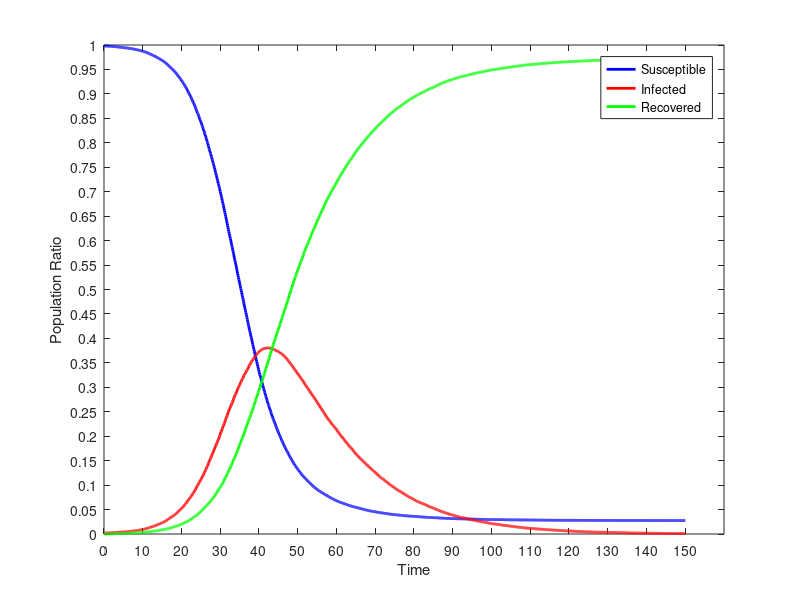

Write MATLAB code to recreate this figure.
dynamics = [
0.00,4990.000,10.000,0.000;
0.10,4990.000,10.000,0.000;
0.20,4990.000,9.900,0.100;
0.30,4990.000,9.800,0.200;
0.40,4989.700,10.100,0.200;
0.50,4989.500,10.200,0.300;
0.60,4989.300,10.200,0.500;
0.70,4988.700,10.800,0.500;
0.80,4988.600,10.800,0.600;
0.90,4988.100,11.200,0.700;
1.00,4987.800,11.500,0.700;
1.10,4987.600,11.600,0.800;
1.20,4987.300,11.900,0.800;
1.30,4987.100,12.100,0.800;
1.40,4987.000,12.000,1.000;
1.50,4987.000,11.900,1.100;
1.60,4986.600,12.100,1.300;
1.70,4986.300,12.400,1.300;
1.80,4986.100,12.500,1.400;
1.90,4985.700,12.800,1.500;
2.00,4985.500,12.800,1.700;
2.10,4985.200,12.900,1.900;
2.20,4985.100,12.800,2.100;
2.30,4984.800,13.100,2.100;
2.40,4984.400,13.400,2.200;
2.50,4984.200,13.500,2.300;
2.60,4983.800,13.800,2.400;
2.70,4983.200,14.400,2.400;
2.80,4983.000,14.400,2.600;
2.90,4982.800,14.500,2.700;
3.00,4982.400,14.800,2.800;
3.10,4981.900,15.300,2.800;
3.20,4981.400,15.800,2.800;
3.30,4981.200,16.000,2.800;
3.40,4981.000,16.000,3.000;
3.50,4980.600,16.100,3.300;
3.60,4980.100,16.500,3.400;
3.70,4979.800,16.700,3.500;
3.80,4979.000,17.400,3.600;
3.90,4978.400,17.900,3.700;
4.00,4978.000,18.200,3.800;
4.10,4977.600,18.400,4.000;
4.20,4976.900,18.900,4.200;
4.30,4976.500,19.200,4.300;
4.40,4976.000,19.600,4.400;
4.50,4975.700,19.700,4.600;
4.60,4974.900,20.500,4.600;
4.70,4974.500,20.500,5.000;
4.80,4974.100,20.800,5.100;
4.90,4973.500,21.100,5.400;
5.00,4973.100,21.400,5.500;
5.10,4972.900,21.200,5.900;
5.20,4972.900,21.100,6.000;
5.30,4972.100,21.700,6.200;
5.40,4971.900,21.500,6.600;
5.50,4971.500,21.800,6.700;
5.60,4971.200,22.000,6.800;
5.70,4970.900,22.300,6.800;
5.80,4970.400,22.700,6.900;
5.90,4969.800,23.300,6.900;
6.00,4969.000,24.100,6.900;
6.10,4968.500,24.400,7.100;
6.20,4967.800,24.900,7.300;
6.30,4967.200,25.100,7.700;
6.40,4966.500,25.700,7.800;
6.50,4965.500,26.400,8.100;
6.60,4965.200,26.500,8.300;
6.70,4964.400,27.100,8.500;
6.80,4963.900,27.300,8.800;
6.90,4963.400,27.700,8.900;
7.00,4962.800,27.800,9.400;
7.10,4962.400,28.100,9.500;
7.20,4961.800,28.700,9.500;
7.30,4961.100,29.300,9.600;
7.40,4960.400,29.800,9.800;
7.50,4959.900,30.000,10.100;
7.60,4959.000,30.700,10.300;
7.70,4958.100,31.600,10.300;
7.80,4957.400,31.700,10.900;
7.90,4956.500,32.600,10.900;
8.00,4955.700,33.100,11.200;
8.10,4955.100,33.300,11.600;
8.20,4954.600,33.500,11.900;
8.30,4954.000,34.100,11.900;
8.40,4952.600,35.200,12.200;
8.50,4951.200,36.000,12.800;
8.60,4950.400,36.100,13.500;
8.70,4949.600,36.800,13.600;
8.80,4948.400,37.600,14.000;
8.90,4947.300,38.400,14.300;
9.00,4946.500,38.800,14.700;
9.10,4945.400,39.600,15.000;
9.20,4944.000,40.700,15.300;
9.30,4943.200,41.100,15.700;
9.40,4942.600,41.500,15.900;
9.50,4941.800,42.300,15.900;
9.60,4940.900,43.000,16.100;
9.70,4939.900,43.500,16.600;
9.80,4939.100,43.900,17.000;
9.90,4937.900,45.100,17.000;
10.00,4936.500,46.500,17.000;
10.10,4935.200,47.600,17.200;
10.20,4933.900,48.600,17.500;
10.30,4933.000,49.200,17.800;
10.40,4932.000,49.900,18.100;
10.50,4930.700,50.900,18.400;
10.60,4929.600,51.600,18.800;
10.70,4928.300,52.400,19.300;
10.80,4926.600,53.700,19.700;
10.90,4925.000,54.900,20.100;
11.00,4923.800,55.800,20.400;
11.10,4922.300,56.800,20.900;
11.20,4920.600,58.100,21.300;
11.30,4918.000,60.500,21.500;
11.40,4916.000,62.000,22.000;
11.50,4914.500,63.300,22.200;
11.60,4913.300,64.100,22.600;
11.70,4911.700,64.500,23.800;
11.80,4909.700,65.900,24.400;
11.90,4908.100,67.200,24.700;
12.00,4906.600,68.400,25.000;
12.10,4904.300,70.300,25.400;
12.20,4902.600,71.700,25.700;
12.30,4900.700,73.100,26.200;
12.40,4898.600,74.900,26.500;
12.50,4896.300,76.500,27.200;
12.60,4894.300,77.400,28.300;
12.70,4893.000,78.400,28.600;
12.80,4891.500,79.300,29.200;
12.90,4889.600,80.400,30.000;
13.00,4888.400,81.300,30.300;
13.10,4886.500,82.900,30.600;
13.20,4884.600,84.200,31.200;
13.30,4881.900,86.700,31.400;
13.40,4878.800,89.200,32.000;
13.50,4877.000,90.400,32.600;
13.60,4874.500,92.200,33.300;
13.70,4871.900,93.900,34.200;
13.80,4870.100,95.300,34.600;
13.90,4868.200,96.100,35.700;
14.00,4865.800,98.000,36.200;
14.10,4864.500,98.600,36.900;
14.20,4861.700,101.100,37.200;
14.30,4859.600,102.400,38.000;
14.40,4856.500,104.900,38.600;
14.50,4853.900,107.000,39.100;
14.60,4851.900,108.600,39.500;
14.70,4849.300,110.200,40.500;
14.80,4847.800,110.900,41.300;
14.90,4845.000,113.300,41.700;
15.00,4842.000,115.500,42.500;
15.10,4840.500,116.400,43.100;
15.20,4838.600,117.300,44.100;
15.30,4835.300,119.600,45.100;
15.40,4832.100,122.500,45.400;
15.50,4829.000,124.100,46.900;
15.60,4826.600,125.700,47.700;
15.70,4823.700,128.200,48.100;
15.80,4820.800,130.700,48.500;
15.90,4816.400,134.100,49.500;
16.00,4813.200,136.200,50.600;
16.10,4809.900,138.500,51.600;
16.20,4806.300,141.000,52.700;
16.30,4803.100,143.300,53.600;
16.40,4800.400,145.500,54.100;
16.50,4796.100,148.900,55.000;
16.60,4791.600,152.500,55.900;
16.70,4788.100,154.600,57.300;
16.80,4784.500,157.300,58.200;
16.90,4781.100,160.100,58.800;
17.00,4777.300,162.300,60.400;
17.10,4773.800,165.000,61.200;
17.20,4769.500,168.500,62.000;
17.30,4765.400,171.600,63.000;
17.40,4762.100,173.400,64.500;
17.50,4758.400,175.400,66.200;
17.60,4754.400,177.600,68.000;
17.70,4750.900,179.900,69.200;
17.80,4746.400,183.500,70.100;
17.90,4742.200,187.000,70.800;
18.00,4738.800,188.900,72.300;
18.10,4734.700,191.600,73.700;
18.20,4730.400,194.400,75.200;
18.30,4726.100,197.600,76.300;
18.40,4721.200,201.000,77.800;
18.50,4716.700,204.600,78.700;
18.60,4710.900,209.100,80.000;
18.70,4706.400,212.800,80.800;
18.80,4701.600,215.600,82.800;
18.90,4696.300,219.600,84.100;
19.00,4691.000,224.000,85.000;
19.10,4686.400,227.200,86.400;
19.20,4680.700,232.100,87.200;
19.30,4675.500,236.400,88.100;
19.40,4669.900,240.100,90.000;
19.50,4663.700,244.300,92.000;
19.60,4658.600,247.800,93.600;
19.70,4652.200,251.900,95.900;
19.80,4648.700,253.500,97.800;
19.90,4644.200,256.300,99.500;
20.00,4637.500,261.700,100.800;
20.10,4631.400,266.400,102.200;
20.20,4625.500,270.500,104.000;
20.30,4619.600,274.700,105.700;
20.40,4614.400,278.000,107.600;
20.50,4608.900,281.600,109.500;
20.60,4601.200,286.400,112.400;
20.70,4595.000,291.400,113.600;
20.80,4587.900,296.400,115.700;
20.90,4580.700,302.700,116.600;
21.00,4574.400,307.000,118.600;
21.10,4568.200,311.100,120.700;
21.20,4560.600,316.600,122.800;
21.30,4554.100,320.900,125.000;
21.40,4547.800,324.600,127.600;
21.50,4539.000,332.000,129.000;
21.60,4530.200,339.200,130.600;
21.70,4522.600,344.600,132.800;
21.80,4515.200,349.500,135.300;
21.90,4507.500,354.700,137.800;
22.00,4499.500,360.400,140.100;
22.10,4491.000,367.000,142.000;
22.20,4485.000,370.000,145.000;
22.30,4476.900,374.900,148.200;
22.40,4469.000,379.900,151.100;
22.50,4461.300,385.000,153.700;
22.60,4452.100,391.200,156.700;
22.70,4442.200,398.200,159.600;
22.80,4434.100,404.100,161.800;
22.90,4424.800,411.200,164.000;
23.00,4414.600,418.900,166.500;
23.10,4407.700,422.100,170.200;
23.20,4398.900,428.200,172.900;
23.30,4391.000,433.100,175.900;
23.40,4381.800,439.900,178.300;
23.50,4371.900,447.300,180.800;
23.60,4360.500,455.500,184.000;
23.70,4349.400,463.400,187.200;
23.80,4339.500,471.100,189.400;
23.90,4329.000,479.200,191.800;
24.00,4317.700,487.500,194.800;
24.10,4307.600,493.300,199.100;
24.20,4298.700,499.600,201.700;
24.30,4289.300,506.000,204.700;
24.40,4280.000,512.600,207.400;
24.50,4267.700,521.400,210.900;
24.60,4256.000,530.100,213.900;
24.70,4244.600,536.600,218.800;
24.80,4235.200,541.900,222.900;
24.90,4224.600,549.100,226.300;
25.00,4213.500,556.300,230.200;
25.10,4202.500,563.200,234.300;
25.20,4189.500,572.300,238.200;
25.30,4178.200,579.400,242.400;
25.40,4168.000,586.200,245.800;
25.50,4156.400,594.200,249.400;
25.60,4143.400,602.400,254.200;
25.70,4131.900,610.400,257.700;
25.80,4119.700,619.000,261.300;
25.90,4106.200,628.600,265.200;
26.00,4095.000,634.900,270.100;
26.10,4081.500,644.400,274.100;
26.20,4068.600,652.600,278.800;
26.30,4056.900,660.200,282.900;
26.40,4041.900,670.400,287.700;
26.50,4028.300,680.500,291.200;
26.60,4016.100,688.700,295.200;
26.70,4002.100,698.000,299.900;
26.80,3989.400,706.800,303.800;
26.90,3973.700,719.000,307.300;
27.00,3959.400,727.500,313.100;
27.10,3944.300,737.500,318.200;
27.20,3931.300,746.400,322.300;
27.30,3917.200,755.200,327.600;
27.40,3905.300,762.500,332.200;
27.50,3889.900,773.000,337.100;
27.60,3876.300,782.600,341.100;
27.70,3861.800,792.500,345.700;
27.80,3847.400,801.600,351.000;
27.90,3831.900,812.700,355.400;
28.00,3816.600,823.300,360.100;
28.10,3802.600,830.300,367.100;
28.20,3788.400,839.600,372.000;
28.30,3773.900,848.400,377.700;
28.40,3759.900,858.200,381.900;
28.50,3744.000,868.800,387.200;
28.60,3728.200,879.200,392.600;
28.70,3712.400,889.300,398.300;
28.80,3695.600,898.700,405.700;
28.90,3680.800,906.500,412.700;
29.00,3666.100,915.600,418.300;
29.10,3650.500,925.300,424.200;
29.20,3633.000,935.600,431.400;
29.30,3615.900,946.500,437.600;
29.40,3599.900,955.700,444.400;
29.50,3582.900,965.300,451.800;
29.60,3569.700,973.400,456.900;
29.70,3554.000,983.400,462.600;
29.80,3534.600,997.900,467.500;
29.90,3518.200,1008.300,473.500;
30.00,3500.500,1020.500,479.000;
30.10,3483.900,1031.900,484.200;
30.20,3466.700,1042.400,490.900;
30.30,3451.400,1051.200,497.400;
30.40,3431.600,1065.000,503.400;
30.50,3412.300,1077.400,510.300;
30.60,3395.200,1087.500,517.300;
30.70,3377.900,1096.900,525.200;
30.80,3360.500,1107.100,532.400;
30.90,3343.300,1115.900,540.800;
31.00,3323.200,1128.100,548.700;
31.10,3305.500,1137.100,557.400;
31.20,3287.400,1147.300,565.300;
31.30,3267.000,1160.200,572.800;
31.40,3248.600,1171.600,579.800;
31.50,3229.400,1181.000,589.600;
31.60,3209.900,1192.700,597.400;
31.70,3191.800,1201.400,606.800;
31.80,3172.200,1212.800,615.000;
31.90,3153.500,1223.100,623.400;
32.00,3131.200,1239.500,629.300;
32.10,3112.600,1250.500,636.900;
32.20,3092.300,1260.100,647.600;
32.30,3074.100,1270.000,655.900;
32.40,3056.800,1279.800,663.400;
32.50,3038.900,1288.700,672.400;
32.60,3021.100,1298.500,680.400;
32.70,3004.800,1305.900,689.300;
32.80,2984.800,1315.700,699.500;
32.90,2966.800,1325.400,707.800;
33.00,2947.900,1334.200,717.900;
33.10,2930.800,1341.800,727.400;
33.20,2910.800,1353.600,735.600;
33.30,2890.600,1365.600,743.800;
33.40,2871.600,1375.300,753.100;
33.50,2851.600,1387.400,761.000;
33.60,2831.700,1397.100,771.200;
33.70,2811.800,1406.900,781.300;
33.80,2794.200,1416.600,789.200;
33.90,2776.200,1425.200,798.600;
34.00,2759.200,1431.500,809.300;
34.10,2738.500,1442.000,819.500;
34.20,2718.600,1451.800,829.600;
34.30,2700.500,1461.900,837.600;
34.40,2680.300,1471.600,848.100;
34.50,2660.200,1483.400,856.400;
34.60,2640.500,1492.700,866.800;
34.70,2622.000,1500.800,877.200;
34.80,2602.000,1509.500,888.500;
34.90,2585.500,1515.500,899.000;
35.00,2567.000,1524.400,908.600;
35.10,2547.900,1533.300,918.800;
35.20,2529.300,1542.000,928.700;
35.30,2510.400,1551.400,938.200;
35.40,2491.000,1560.700,948.300;
35.50,2471.300,1569.700,959.000;
35.60,2452.900,1577.200,969.900;
35.70,2435.900,1584.400,979.700;
35.80,2419.100,1592.400,988.500;
35.90,2399.200,1600.700,1000.100;
36.00,2379.600,1610.500,1009.900;
36.10,2359.300,1619.000,1021.700;
36.20,2341.500,1624.100,1034.400;
36.30,2320.200,1634.500,1045.300;
36.40,2302.700,1639.900,1057.400;
36.50,2285.000,1647.100,1067.900;
36.60,2265.400,1653.800,1080.800;
36.70,2246.400,1661.800,1091.800;
36.80,2227.800,1669.700,1102.500;
36.90,2212.300,1673.800,1113.900;
37.00,2192.900,1681.000,1126.100;
37.10,2172.500,1688.600,1138.900;
37.20,2152.100,1697.900,1150.000;
37.30,2132.600,1708.100,1159.300;
37.40,2115.400,1714.500,1170.100;
37.50,2096.600,1723.400,1180.000;
37.60,2080.100,1728.700,1191.200;
37.70,2062.200,1737.400,1200.400;
37.80,2044.000,1744.700,1211.300;
37.90,2024.800,1752.500,1222.700;
38.00,2008.700,1758.300,1233.000;
38.10,1992.200,1763.200,1244.600;
38.20,1973.800,1769.400,1256.800;
38.30,1954.900,1778.300,1266.800;
38.40,1937.600,1782.400,1280.000;
38.50,1919.900,1787.600,1292.500;
38.60,1902.000,1794.200,1303.800;
38.70,1886.700,1798.400,1314.900;
38.80,1868.800,1805.000,1326.200;
38.90,1850.200,1811.200,1338.600;
39.00,1831.700,1816.700,1351.600;
39.10,1813.600,1822.700,1363.700;
39.20,1796.500,1827.700,1375.800;
39.30,1779.800,1831.800,1388.400;
39.40,1764.600,1835.800,1399.600;
39.50,1747.900,1840.200,1411.900;
39.60,1731.200,1844.900,1423.900;
39.70,1714.400,1850.600,1435.000;
39.80,1696.700,1855.800,1447.500;
39.90,1680.300,1860.900,1458.800;
40.00,1663.600,1866.200,1470.200;
40.10,1647.100,1870.400,1482.500;
40.20,1631.200,1872.700,1496.100;
40.30,1616.200,1874.700,1509.100;
40.40,1604.100,1874.300,1521.600;
40.50,1589.700,1875.500,1534.800;
40.60,1573.700,1880.500,1545.800;
40.70,1559.900,1884.500,1555.600;
40.80,1545.500,1886.700,1567.800;
40.90,1530.700,1891.000,1578.300;
41.00,1516.300,1894.100,1589.600;
41.10,1502.000,1895.800,1602.200;
41.20,1487.800,1895.100,1617.100;
41.30,1472.700,1897.500,1629.800;
41.40,1460.300,1898.000,1641.700;
41.50,1446.300,1897.600,1656.100;
41.60,1432.600,1900.100,1667.300;
41.70,1418.800,1899.000,1682.200;
41.80,1404.100,1902.200,1693.700;
41.90,1390.200,1901.300,1708.500;
42.00,1377.800,1902.000,1720.200;
42.10,1363.600,1903.600,1732.800;
42.20,1350.600,1903.500,1745.900;
42.30,1337.700,1903.100,1759.200;
42.40,1324.600,1904.500,1770.900;
42.50,1313.600,1904.900,1781.500;
42.60,1303.400,1902.900,1793.700;
42.70,1289.500,1902.100,1808.400;
42.80,1277.500,1901.400,1821.100;
42.90,1265.900,1899.100,1835.000;
43.00,1253.700,1898.100,1848.200;
43.10,1241.600,1895.800,1862.600;
43.20,1230.300,1894.000,1875.700;
43.30,1217.300,1894.300,1888.400;
43.40,1205.000,1894.900,1900.100;
43.50,1193.100,1894.500,1912.400;
43.60,1182.700,1890.800,1926.500;
43.70,1172.000,1888.700,1939.300;
43.80,1162.200,1885.100,1952.700;
43.90,1151.700,1884.200,1964.100;
44.00,1141.400,1883.200,1975.400;
44.10,1131.400,1880.900,1987.700;
44.20,1121.800,1880.100,1998.100;
44.30,1111.500,1878.800,2009.700;
44.40,1099.300,1877.400,2023.300;
44.50,1089.300,1875.600,2035.100;
44.60,1079.400,1873.300,2047.300;
44.70,1068.100,1870.400,2061.500;
44.80,1058.900,1867.100,2074.000;
44.90,1048.100,1867.600,2084.300;
45.00,1038.900,1865.700,2095.400;
45.10,1029.600,1863.100,2107.300;
45.20,1020.200,1861.000,2118.800;
45.30,1010.900,1858.800,2130.300;
45.40,1001.500,1857.200,2141.300;
45.50,993.500,1852.100,2154.400;
45.60,983.600,1848.400,2168.000;
45.70,975.100,1843.200,2181.700;
45.80,964.900,1844.300,2190.800;
45.90,955.500,1841.600,2202.900;
46.00,946.800,1838.400,2214.800;
46.10,938.800,1833.200,2228.000;
46.20,930.200,1830.300,2239.500;
46.30,920.700,1825.900,2253.400;
46.40,912.000,1822.800,2265.200;
46.50,904.100,1819.700,2276.200;
46.60,895.700,1817.100,2287.200;
46.70,887.100,1812.100,2300.800;
46.80,880.100,1807.200,2312.700;
46.90,870.500,1803.700,2325.800;
47.00,863.200,1800.200,2336.600;
47.10,855.700,1793.500,2350.800;
47.20,848.800,1788.300,2362.900;
47.30,841.100,1784.500,2374.400;
47.40,834.200,1779.400,2386.400;
47.50,826.300,1775.300,2398.400;
47.60,818.500,1770.500,2411.000;
47.70,811.000,1763.700,2425.300;
47.80,802.200,1759.700,2438.100;
47.90,795.900,1754.300,2449.800;
48.00,789.500,1748.000,2462.500;
48.10,781.900,1742.800,2475.300;
48.20,774.600,1737.400,2488.000;
48.30,767.000,1731.900,2501.100;
48.40,760.000,1728.500,2511.500;
48.50,753.500,1723.900,2522.600;
48.60,746.700,1718.200,2535.100;
48.70,739.600,1711.400,2549.000;
48.80,732.200,1705.600,2562.200;
48.90,726.200,1699.900,2573.900;
49.00,720.300,1693.500,2586.200;
49.10,714.500,1688.100,2597.400;
49.20,707.700,1682.700,2609.600;
49.30,701.300,1677.200,2621.500;
49.40,695.400,1671.300,2633.300;
49.50,690.000,1666.300,2643.700;
49.60,684.400,1661.900,2653.700;
49.70,678.100,1657.500,2664.400;
49.80,674.000,1650.300,2675.700;
49.90,669.300,1644.600,2686.100;
50.00,663.200,1639.100,2697.700;
50.10,657.100,1632.900,2710.000;
50.20,651.300,1627.600,2721.100;
50.30,645.600,1623.000,2731.400;
50.40,640.800,1616.600,2742.600;
50.50,634.100,1610.900,2755.000;
50.60,629.800,1606.100,2764.100;
50.70,625.700,1598.300,2776.000;
50.80,620.900,1593.100,2786.000;
50.90,616.300,1586.800,2796.900;
51.00,611.100,1583.600,2805.300;
51.10,605.400,1578.500,2816.100;
51.20,600.400,1573.500,2826.100;
51.30,595.800,1567.800,2836.400;
51.40,590.700,1562.400,2846.900;
51.50,586.400,1554.300,2859.300;
51.60,581.900,1548.500,2869.600;
51.70,577.500,1541.300,2881.200;
51.80,573.900,1535.600,2890.500;
51.90,569.800,1529.700,2900.500;
52.00,566.700,1520.900,2912.400;
52.10,562.200,1516.000,2921.800;
52.20,557.900,1509.100,2933.000;
52.30,553.800,1504.000,2942.200;
52.40,549.900,1498.800,2951.300;
52.50,545.900,1494.900,2959.200;
52.60,541.200,1490.000,2968.800;
52.70,536.100,1484.600,2979.300;
52.80,532.400,1477.100,2990.500;
52.90,528.900,1470.600,3000.500;
53.00,525.500,1464.000,3010.500;
53.10,522.000,1459.300,3018.700;
53.20,518.600,1453.200,3028.200;
53.30,515.700,1446.200,3038.100;
53.40,510.800,1441.500,3047.700;
53.50,507.100,1434.800,3058.100;
53.60,503.400,1429.500,3067.100;
53.70,498.700,1424.300,3077.000;
53.80,495.100,1418.700,3086.200;
53.90,491.300,1414.000,3094.700;
54.00,488.700,1407.100,3104.200;
54.10,484.800,1401.100,3114.100;
54.20,481.000,1396.500,3122.500;
54.30,478.100,1391.200,3130.700;
54.40,475.500,1384.300,3140.200;
54.50,472.500,1377.500,3150.000;
54.60,468.400,1371.900,3159.700;
54.70,464.400,1367.100,3168.500;
54.80,461.900,1359.600,3178.500;
54.90,458.300,1353.500,3188.200;
55.00,455.700,1346.600,3197.700;
55.10,452.600,1341.900,3205.500;
55.20,450.400,1334.900,3214.700;
55.30,447.100,1330.100,3222.800;
55.40,444.900,1323.900,3231.200;
55.50,442.300,1316.700,3241.000;
55.60,438.700,1311.100,3250.200;
55.70,436.700,1304.800,3258.500;
55.80,434.400,1298.600,3267.000;
55.90,432.400,1290.600,3277.000;
56.00,429.600,1286.100,3284.300;
56.10,426.900,1280.300,3292.800;
56.20,424.000,1274.100,3301.900;
56.30,422.600,1266.400,3311.000;
56.40,420.300,1261.700,3318.000;
56.50,418.300,1255.300,3326.400;
56.60,415.500,1249.700,3334.800;
56.70,412.900,1243.300,3343.800;
56.80,410.500,1237.600,3351.900;
56.90,407.200,1233.000,3359.800;
57.00,404.400,1225.300,3370.300;
57.10,402.100,1218.100,3379.800;
57.20,400.600,1211.500,3387.900;
57.30,398.700,1204.700,3396.600;
57.40,395.700,1199.800,3404.500;
57.50,393.500,1193.500,3413.000;
57.60,390.900,1188.700,3420.400;
57.70,388.500,1183.800,3427.700;
57.80,385.800,1178.600,3435.600;
57.90,383.500,1171.600,3444.900;
58.00,380.500,1167.800,3451.700;
58.10,377.600,1162.800,3459.600;
58.20,376.300,1157.800,3465.900;
58.30,374.400,1154.100,3471.500;
58.40,372.600,1148.200,3479.200;
58.50,370.200,1141.500,3488.300;
58.60,368.400,1134.800,3496.800;
58.70,367.000,1128.500,3504.500;
58.80,364.600,1124.900,3510.500;
58.90,363.000,1119.100,3517.900;
59.00,360.400,1115.300,3524.300;
59.10,357.900,1110.800,3531.300;
59.20,355.900,1105.500,3538.600;
59.30,353.700,1102.600,3543.700;
59.40,352.200,1097.400,3550.400;
59.50,349.800,1092.900,3557.300;
59.60,348.200,1088.000,3563.800;
59.70,345.600,1083.200,3571.200;
59.80,343.100,1080.000,3576.900;
59.90,341.200,1073.800,3585.000;
60.00,339.600,1068.300,3592.100;
60.10,338.600,1061.400,3600.000;
60.20,337.100,1055.900,3607.000;
60.30,334.700,1049.800,3615.500;
60.40,333.600,1043.000,3623.400;
60.50,331.800,1038.800,3629.400;
60.60,329.900,1033.700,3636.400;
60.70,328.300,1027.700,3644.000;
60.80,326.500,1021.700,3651.800;
60.90,325.200,1017.400,3657.400;
61.00,324.100,1012.400,3663.500;
61.10,322.500,1007.900,3669.600;
61.20,320.700,1003.600,3675.700;
61.30,319.500,998.400,3682.100;
61.40,317.800,993.700,3688.500;
61.50,316.500,987.000,3696.500;
61.60,315.400,982.200,3702.400;
61.70,314.000,976.800,3709.200;
61.80,312.600,972.900,3714.500;
61.90,311.000,969.300,3719.700;
62.00,309.700,963.400,3726.900;
62.10,308.300,957.900,3733.800;
62.20,307.100,952.100,3740.800;
62.30,305.800,947.900,3746.300;
62.40,304.400,944.100,3751.500;
62.50,302.800,937.100,3760.100;
62.60,301.400,931.700,3766.900;
62.70,300.100,927.600,3772.300;
62.80,299.000,921.700,3779.300;
62.90,296.900,917.400,3785.700;
63.00,295.600,912.900,3791.500;
63.10,294.100,908.900,3797.000;
63.20,292.800,903.900,3803.300;
63.30,291.600,899.100,3809.300;
63.40,290.100,894.200,3815.700;
63.50,289.000,890.500,3820.500;
63.60,287.600,886.000,3826.400;
63.70,286.600,882.600,3830.800;
63.80,285.200,879.500,3835.300;
63.90,284.300,874.100,3841.600;
64.00,283.300,869.500,3847.200;
64.10,282.200,865.600,3852.200;
64.20,280.900,860.300,3858.800;
64.30,279.800,853.900,3866.300;
64.40,279.200,847.400,3873.400;
64.50,278.000,843.300,3878.700;
64.60,276.900,838.900,3884.200;
64.70,275.400,835.200,3889.400;
64.80,273.900,829.200,3896.900;
64.90,273.200,824.600,3902.200;
65.00,272.300,819.700,3908.000;
65.10,271.400,814.600,3914.000;
65.20,270.600,809.400,3920.000;
65.30,269.700,805.300,3925.000;
65.40,268.600,801.300,3930.100;
65.50,267.300,798.200,3934.500;
65.60,266.100,793.400,3940.500;
65.70,265.300,789.500,3945.200;
65.80,264.500,785.400,3950.100;
65.90,263.200,781.700,3955.100;
66.00,262.000,778.300,3959.700;
66.10,261.300,774.100,3964.600;
66.20,260.200,768.900,3970.900;
66.30,258.800,765.100,3976.100;
66.40,258.100,760.400,3981.500;
66.50,256.900,756.600,3986.500;
66.60,255.800,752.700,3991.500;
66.70,254.800,749.700,3995.500;
66.80,254.000,746.300,3999.700;
66.90,252.700,743.200,4004.100;
67.00,251.800,738.800,4009.400;
67.10,250.500,736.300,4013.200;
67.20,249.600,730.800,4019.600;
67.30,248.700,727.600,4023.700;
67.40,248.200,723.200,4028.600;
67.50,247.300,719.400,4033.300;
67.60,246.100,716.000,4037.900;
67.70,244.800,712.800,4042.400;
67.80,243.900,709.500,4046.600;
67.90,243.100,705.100,4051.800;
68.00,242.200,700.500,4057.300;
68.10,241.300,696.700,4062.000;
68.20,240.200,694.000,4065.800;
68.30,238.900,691.200,4069.900;
68.40,238.000,687.400,4074.600;
68.50,237.500,683.900,4078.600;
68.60,236.700,680.400,4082.900;
68.70,235.900,675.300,4088.800;
68.80,235.200,671.200,4093.600;
68.90,234.700,668.500,4096.800;
69.00,234.000,665.000,4101.000;
69.10,233.300,660.700,4106.000;
69.20,232.500,657.100,4110.400;
69.30,231.900,654.400,4113.700;
69.40,231.200,649.500,4119.300;
69.50,230.700,645.900,4123.400;
69.60,229.500,643.900,4126.600;
69.70,228.800,639.900,4131.300;
69.80,228.500,636.200,4135.300;
69.90,227.900,632.600,4139.500;
70.00,226.800,629.000,4144.200;
70.10,225.700,625.700,4148.600;
70.20,224.800,621.600,4153.600;
70.30,224.000,617.800,4158.200;
70.40,223.300,614.600,4162.100;
70.50,222.600,612.100,4165.300;
70.60,221.700,608.300,4170.000;
70.70,221.400,604.300,4174.300;
70.80,221.100,599.000,4179.900;
70.90,220.800,595.700,4183.500;
71.00,219.900,592.900,4187.200;
71.10,219.400,589.700,4190.900;
71.20,218.900,586.200,4194.900;
71.30,218.300,582.600,4199.100;
71.40,217.600,580.000,4202.400;
71.50,217.100,575.700,4207.200;
71.60,216.800,572.100,4211.100;
71.70,215.800,569.800,4214.400;
71.80,215.000,567.300,4217.700;
71.90,214.700,564.300,4221.000;
72.00,214.200,561.700,4224.100;
72.10,213.700,558.800,4227.500;
72.20,213.400,555.700,4230.900;
72.30,212.300,553.000,4234.700;
72.40,211.400,550.500,4238.100;
72.50,211.200,545.800,4243.000;
72.60,210.700,542.500,4246.800;
72.70,210.000,537.700,4252.300;
72.80,209.200,535.100,4255.700;
72.90,208.500,532.600,4258.900;
73.00,208.300,529.800,4261.900;
73.10,207.800,526.000,4266.200;
73.20,207.000,524.100,4268.900;
73.30,206.100,521.400,4272.500;
73.40,205.300,518.700,4276.000;
73.50,204.700,514.500,4280.800;
73.60,204.100,511.500,4284.400;
73.70,203.600,508.400,4288.000;
73.80,203.200,505.200,4291.600;
73.90,202.700,501.000,4296.300;
74.00,202.600,497.800,4299.600;
74.10,202.200,495.400,4302.400;
74.20,201.900,493.100,4305.000;
74.30,201.100,490.800,4308.100;
74.40,200.300,489.200,4310.500;
74.50,199.700,486.500,4313.800;
74.60,199.300,482.500,4318.200;
74.70,198.900,480.000,4321.100;
74.80,198.600,477.100,4324.300;
74.90,198.100,474.000,4327.900;
75.00,197.900,471.400,4330.700;
75.10,197.500,468.500,4334.000;
75.20,197.200,465.500,4337.300;
75.30,196.700,462.500,4340.800;
75.40,196.000,460.200,4343.800;
75.50,195.800,456.700,4347.500;
75.60,195.400,454.300,4350.300;
75.70,195.200,451.500,4353.300;
75.80,194.900,449.600,4355.500;
75.90,194.500,447.000,4358.500;
76.00,193.800,445.300,4360.900;
76.10,193.400,443.200,4363.400;
76.20,192.900,440.500,4366.600;
76.30,192.500,438.600,4368.900;
76.40,192.000,436.400,4371.600;
76.50,191.600,434.000,4374.400;
76.60,191.100,431.000,4377.900;
76.70,190.700,427.900,4381.400;
76.80,190.600,425.400,4384.000;
76.90,189.800,423.100,4387.100;
77.00,189.400,420.700,4389.900;
77.10,188.700,418.500,4392.800;
77.20,188.500,416.100,4395.400;
77.30,188.400,413.500,4398.100;
77.40,188.000,411.300,4400.700;
77.50,187.900,409.000,4403.100;
77.60,187.700,406.500,4405.800;
77.70,187.100,404.000,4408.900;
77.80,186.600,401.300,4412.100;
77.90,186.100,398.400,4415.500;
78.00,185.600,396.100,4418.300;
78.10,185.300,393.500,4421.200;
78.20,185.000,391.900,4423.100;
78.30,184.900,389.600,4425.500;
78.40,184.500,386.900,4428.600;
78.50,184.500,384.200,4431.300;
78.60,184.400,381.200,4434.400;
78.70,184.000,379.000,4437.000;
78.80,183.500,376.400,4440.100;
78.90,183.200,374.600,4442.200;
79.00,182.800,372.400,4444.800;
79.10,182.600,370.200,4447.200;
79.20,182.100,367.900,4450.000;
79.30,181.800,366.400,4451.800;
79.40,181.500,364.200,4454.300;
79.50,181.100,362.900,4456.000;
79.60,181.000,360.800,4458.200;
79.70,180.800,358.600,4460.600;
79.80,180.500,356.500,4463.000;
79.90,180.300,353.900,4465.800;
80.00,180.200,352.500,4467.300;
80.10,180.000,349.900,4470.100;
80.20,180.000,347.200,4472.800;
80.30,179.600,344.900,4475.500;
80.40,179.200,342.800,4478.000;
80.50,178.700,340.800,4480.500;
80.60,178.300,337.500,4484.200;
80.70,177.900,335.700,4486.400;
80.80,177.600,334.500,4487.900;
80.90,177.500,332.900,4489.600;
81.00,177.200,330.500,4492.300;
81.10,177.100,328.800,4494.100;
81.20,176.800,327.100,4496.100;
81.30,176.300,325.900,4497.800;
81.40,176.200,324.400,4499.400;
81.50,176.000,322.900,4501.100;
81.60,175.600,321.000,4503.400;
81.70,175.300,319.400,4505.300;
81.80,175.300,317.200,4507.500;
81.90,175.000,315.400,4509.600;
82.00,174.700,314.000,4511.300;
82.10,174.300,312.500,4513.200;
82.20,173.900,310.600,4515.500;
82.30,173.700,309.500,4516.800;
82.40,173.500,307.900,4518.600;
82.50,172.900,306.600,4520.500;
82.60,172.700,305.000,4522.300;
82.70,172.200,304.500,4523.300;
82.80,172.000,302.300,4525.700;
82.90,171.800,299.900,4528.300;
83.00,171.200,299.000,4529.800;
83.10,171.100,295.900,4533.000;
83.20,170.700,294.600,4534.700;
83.30,170.600,292.800,4536.600;
83.40,170.600,290.400,4539.000;
83.50,170.100,289.100,4540.800;
83.60,169.900,287.200,4542.900;
83.70,169.800,285.900,4544.300;
83.80,169.600,283.600,4546.800;
83.90,169.500,280.700,4549.800;
84.00,169.300,279.500,4551.200;
84.10,169.200,278.000,4552.800;
84.20,169.100,276.300,4554.600;
84.30,169.000,274.800,4556.200;
84.40,168.700,273.500,4557.800;
84.50,168.600,272.700,4558.700;
84.60,168.300,271.500,4560.200;
84.70,168.100,269.400,4562.500;
84.80,167.900,268.000,4564.100;
84.90,167.800,266.300,4565.900;
85.00,167.400,265.000,4567.600;
85.10,167.300,263.800,4568.900;
85.20,167.100,261.900,4571.000;
85.30,166.900,260.100,4573.000;
85.40,166.500,258.300,4575.200;
85.50,166.100,256.700,4577.200;
85.60,166.000,254.900,4579.100;
85.70,165.700,253.400,4580.900;
85.80,165.700,251.500,4582.800;
85.90,165.300,249.500,4585.200;
86.00,165.000,247.800,4587.200;
86.10,164.700,246.100,4589.200;
86.20,164.400,244.200,4591.400;
86.30,164.400,242.600,4593.000;
86.40,164.200,240.700,4595.100;
86.50,164.100,239.100,4596.800;
86.60,163.500,238.800,4597.700;
86.70,163.400,236.900,4599.700;
86.80,163.200,234.500,4602.300;
86.90,163.100,233.100,4603.800;
87.00,162.800,232.000,4605.200;
87.10,162.500,230.100,4607.400;
87.20,162.400,228.400,4609.200;
87.30,162.200,226.700,4611.100;
87.40,162.000,225.800,4612.200;
87.50,161.600,224.600,4613.800;
87.60,161.200,223.600,4615.200;
87.70,160.800,222.300,4616.900;
87.80,160.600,220.500,4618.900;
87.90,160.500,219.300,4620.200;
88.00,160.300,218.200,4621.500;
88.10,160.000,217.300,4622.700;
88.20,160.000,215.800,4624.200;
88.30,159.900,214.200,4625.900;
88.40,159.900,212.900,4627.200;
88.50,159.700,211.500,4628.800;
88.60,159.700,210.100,4630.200;
88.70,159.400,208.700,4631.900;
88.80,159.200,207.300,4633.500;
88.90,158.900,206.600,4634.500;
89.00,158.900,205.300,4635.800;
89.10,158.700,203.200,4638.100;
89.20,158.300,202.200,4639.500;
89.30,158.200,200.900,4640.900;
89.40,158.100,199.200,4642.700;
89.50,157.700,199.000,4643.300;
89.60,157.600,198.000,4644.400;
89.70,157.500,196.600,4645.900;
89.80,157.500,195.300,4647.200;
89.90,157.400,193.600,4649.000;
90.00,157.400,192.800,4649.800;
90.10,157.200,191.800,4651.000;
90.20,157.200,190.700,4652.100;
90.30,157.200,189.600,4653.200;
90.40,157.000,188.500,4654.500;
90.50,156.900,187.400,4655.700;
90.60,156.800,186.200,4657.000;
90.70,156.600,185.200,4658.200;
90.80,156.400,183.900,4659.700;
90.90,156.300,182.600,4661.100;
91.00,156.200,181.300,4662.500;
91.10,156.100,180.500,4663.400;
91.20,156.100,179.400,4664.500;
91.30,156.000,177.600,4666.400;
91.40,155.900,176.000,4668.100;
91.50,155.800,175.600,4668.600;
91.60,155.400,174.800,4669.800;
91.70,155.200,173.400,4671.400;
91.80,155.200,172.500,4672.300;
91.90,155.100,171.900,4673.000;
92.00,154.900,171.300,4673.800;
92.10,154.900,170.100,4675.000;
92.20,154.800,169.300,4675.900;
92.30,154.700,168.000,4677.300;
92.40,154.700,167.000,4678.300;
92.50,154.700,165.800,4679.500;
92.60,154.600,164.900,4680.500;
92.70,154.500,164.200,4681.300;
92.80,154.300,163.300,4682.400;
92.90,154.100,162.600,4683.300;
93.00,153.900,162.000,4684.100;
93.10,153.800,161.700,4684.500;
93.20,153.800,160.500,4685.700;
93.30,153.600,159.400,4687.000;
93.40,153.600,158.800,4687.600;
93.50,153.600,158.100,4688.300;
93.60,153.500,157.500,4689.000;
93.70,153.500,155.900,4690.600;
93.80,153.300,155.400,4691.300;
93.90,153.300,154.800,4691.900;
94.00,153.200,154.000,4692.800;
94.10,153.100,153.700,4693.200;
94.20,153.000,152.700,4694.300;
94.30,152.800,152.000,4695.200;
94.40,152.700,151.300,4696.000;
94.50,152.700,150.100,4697.200;
94.60,152.500,149.400,4698.100;
94.70,152.400,148.800,4698.800;
94.80,152.400,147.600,4700.000;
94.90,152.300,146.300,4701.400;
95.00,152.200,145.200,4702.600;
95.10,152.100,144.300,4703.600;
95.20,151.900,143.600,4704.500;
95.30,151.900,142.100,4706.000;
95.40,151.900,141.300,4706.800;
95.50,151.900,140.400,4707.700;
95.60,151.800,138.900,4709.300;
95.70,151.700,138.100,4710.200;
95.80,151.600,137.600,4710.800;
95.90,151.500,137.100,4711.400;
96.00,151.500,136.000,4712.500;
96.10,151.200,135.300,4713.500;
96.20,151.100,134.700,4714.200;
96.30,151.000,133.900,4715.100;
96.40,150.600,133.800,4715.600;
96.50,150.400,133.100,4716.500;
96.60,150.300,132.100,4717.600;
96.70,150.300,131.000,4718.700;
96.80,150.200,130.700,4719.100;
96.90,150.200,129.600,4720.200;
97.00,150.100,128.200,4721.700;
97.10,150.000,127.600,4722.400;
97.20,149.900,126.900,4723.200;
97.30,149.700,126.300,4724.000;
97.40,149.600,125.800,4724.600;
97.50,149.600,125.000,4725.400;
97.60,149.500,124.400,4726.100;
97.70,149.500,124.100,4726.400;
97.80,149.200,123.700,4727.100;
97.90,149.100,123.000,4727.900;
98.00,149.000,122.100,4728.900;
98.10,149.000,121.100,4729.900;
98.20,148.800,120.800,4730.400;
98.30,148.800,120.100,4731.100;
98.40,148.700,119.100,4732.200;
98.50,148.700,118.500,4732.800;
98.60,148.700,117.700,4733.600;
98.70,148.600,117.400,4734.000;
98.80,148.500,116.600,4734.900;
98.90,148.500,115.700,4735.800;
99.00,148.500,114.700,4736.800;
99.10,148.500,114.100,4737.400;
99.20,148.400,113.200,4738.400;
99.30,148.300,112.200,4739.500;
99.40,148.100,111.300,4740.600;
99.50,148.100,110.400,4741.500;
99.60,148.100,109.600,4742.300;
99.70,148.100,108.600,4743.300;
99.80,148.100,108.200,4743.700;
99.90,148.000,107.700,4744.300;
100.00,147.900,107.000,4745.100;
100.10,147.900,106.200,4745.900;
100.20,147.800,106.000,4746.200;
100.30,147.800,105.400,4746.800;
100.40,147.800,104.900,4747.300;
100.50,147.700,104.300,4748.000;
100.60,147.700,103.700,4748.600;
100.70,147.700,103.200,4749.100;
100.80,147.700,102.700,4749.600;
100.90,147.600,102.100,4750.300;
101.00,147.400,101.900,4750.700;
101.10,147.200,101.400,4751.400;
101.20,147.000,101.200,4751.800;
101.30,147.000,100.600,4752.400;
101.40,146.900,100.000,4753.100;
101.50,146.900,99.200,4753.900;
101.60,146.900,98.600,4754.500;
101.70,146.800,97.500,4755.700;
101.80,146.700,96.900,4756.400;
101.90,146.700,96.500,4756.800;
102.00,146.700,96.200,4757.100;
102.10,146.700,95.900,4757.400;
102.20,146.700,95.700,4757.600;
102.30,146.700,94.800,4758.500;
102.40,146.700,94.200,4759.100;
102.50,146.700,93.400,4759.900;
102.60,146.700,92.400,4760.900;
102.70,146.700,92.200,4761.100;
102.80,146.700,91.400,4761.900;
102.90,146.700,90.800,4762.500;
103.00,146.500,89.900,4763.600;
103.10,146.400,89.400,4764.200;
103.20,146.400,89.200,4764.400;
103.30,146.300,88.500,4765.200;
103.40,146.300,87.900,4765.800;
103.50,145.900,88.000,4766.100;
103.60,145.700,87.300,4767.000;
103.70,145.700,86.700,4767.600;
103.80,145.600,86.400,4768.000;
103.90,145.500,85.800,4768.700;
104.00,145.400,85.200,4769.400;
104.10,145.300,84.800,4769.900;
104.20,145.300,84.100,4770.600;
104.30,145.200,83.800,4771.000;
104.40,145.200,83.300,4771.500;
104.50,145.200,83.000,4771.800;
104.60,145.100,82.500,4772.400;
104.70,145.100,82.100,4772.800;
104.80,145.100,80.700,4774.200;
104.90,145.100,80.000,4774.900;
105.00,145.100,79.700,4775.200;
105.10,145.100,79.000,4775.900;
105.20,145.100,78.800,4776.100;
105.30,145.000,78.500,4776.500;
105.40,145.000,77.600,4777.400;
105.50,144.900,77.300,4777.800;
105.60,144.700,76.800,4778.500;
105.70,144.600,76.600,4778.800;
105.80,144.500,76.500,4779.000;
105.90,144.500,75.700,4779.800;
106.00,144.500,74.600,4780.900;
106.10,144.500,74.200,4781.300;
106.20,144.500,74.100,4781.400;
106.30,144.500,73.200,4782.300;
106.40,144.500,72.600,4782.900;
106.50,144.400,72.000,4783.600;
106.60,144.400,71.300,4784.300;
106.70,144.400,71.000,4784.600;
106.80,144.400,70.700,4784.900;
106.90,144.400,69.900,4785.700;
107.00,144.400,69.500,4786.100;
107.10,144.400,69.400,4786.200;
107.20,144.400,68.800,4786.800;
107.30,144.200,68.700,4787.100;
107.40,144.200,68.300,4787.500;
107.50,144.200,68.100,4787.700;
107.60,144.200,67.600,4788.200;
107.70,143.900,67.600,4788.500;
107.80,143.800,67.100,4789.100;
107.90,143.800,66.300,4789.900;
108.00,143.700,65.500,4790.800;
108.10,143.700,65.100,4791.200;
108.20,143.700,64.200,4792.100;
108.30,143.700,63.900,4792.400;
108.40,143.600,63.400,4793.000;
108.50,143.600,63.000,4793.400;
108.60,143.500,62.100,4794.400;
108.70,143.500,61.600,4794.900;
108.80,143.500,61.500,4795.000;
108.90,143.500,61.100,4795.400;
109.00,143.500,61.000,4795.500;
109.10,143.500,60.800,4795.700;
109.20,143.500,60.300,4796.200;
109.30,143.500,60.000,4796.500;
109.40,143.400,59.500,4797.100;
109.50,143.300,59.100,4797.600;
109.60,143.300,58.700,4798.000;
109.70,143.300,58.300,4798.400;
109.80,143.300,58.100,4798.600;
109.90,143.300,57.800,4798.900;
110.00,143.000,57.800,4799.200;
110.10,142.900,57.300,4799.800;
110.20,142.800,57.100,4800.100;
110.30,142.800,56.800,4800.400;
110.40,142.800,56.500,4800.700;
110.50,142.800,56.300,4800.900;
110.60,142.700,56.000,4801.300;
110.70,142.700,55.900,4801.400;
110.80,142.700,55.400,4801.900;
110.90,142.700,55.100,4802.200;
111.00,142.600,54.700,4802.700;
111.10,142.600,54.300,4803.100;
111.20,142.600,53.700,4803.700;
111.30,142.500,53.500,4804.000;
111.40,142.400,52.900,4804.700;
111.50,142.400,52.700,4804.900;
111.60,142.300,52.700,4805.000;
111.70,142.200,52.200,4805.600;
111.80,142.100,52.000,4805.900;
111.90,142.100,51.700,4806.200;
112.00,141.900,51.600,4806.500;
112.10,141.900,51.100,4807.000;
112.20,141.900,50.500,4807.600;
112.30,141.900,50.400,4807.700;
112.40,141.800,50.200,4808.000;
112.50,141.800,49.700,4808.500;
112.60,141.800,49.400,4808.800;
112.70,141.700,49.000,4809.300;
112.80,141.600,48.900,4809.500;
112.90,141.600,48.600,4809.800;
113.00,141.600,48.000,4810.400;
113.10,141.600,47.600,4810.800;
113.20,141.400,47.700,4810.900;
113.30,141.300,47.600,4811.100;
113.40,141.300,47.400,4811.300;
113.50,141.300,46.600,4812.100;
113.60,141.300,46.500,4812.200;
113.70,141.300,46.100,4812.600;
113.80,141.300,45.900,4812.800;
113.90,141.300,45.800,4812.900;
114.00,141.300,45.700,4813.000;
114.10,141.200,45.700,4813.100;
114.20,141.200,45.300,4813.500;
114.30,141.200,44.900,4813.900;
114.40,141.200,44.200,4814.600;
114.50,141.200,44.100,4814.700;
114.60,141.200,43.500,4815.300;
114.70,141.100,43.500,4815.400;
114.80,141.000,43.300,4815.700;
114.90,141.000,43.000,4816.000;
115.00,140.900,42.900,4816.200;
115.10,140.900,42.900,4816.200;
115.20,140.900,42.400,4816.700;
115.30,140.900,42.100,4817.000;
115.40,140.800,41.500,4817.700;
115.50,140.800,41.100,4818.100;
115.60,140.800,41.000,4818.200;
115.70,140.800,40.800,4818.400;
115.80,140.800,40.700,4818.500;
115.90,140.800,40.700,4818.500;
116.00,140.800,40.300,4818.900;
116.10,140.800,40.100,4819.100;
116.20,140.800,39.900,4819.300;
116.30,140.800,39.900,4819.300;
116.40,140.700,39.300,4820.000;
116.50,140.700,38.800,4820.500;
116.60,140.600,38.600,4820.800;
116.70,140.500,38.500,4821.000;
116.80,140.400,38.200,4821.400;
116.90,140.400,38.100,4821.500;
117.00,140.400,37.900,4821.700;
117.10,140.400,37.800,4821.800;
117.20,140.400,37.400,4822.200;
117.30,140.400,37.100,4822.500;
117.40,140.300,36.700,4823.000;
117.50,140.300,36.400,4823.300;
117.60,140.300,36.000,4823.700;
117.70,140.300,35.800,4823.900;
117.80,140.300,35.500,4824.200;
117.90,140.300,35.300,4824.400;
118.00,140.300,35.000,4824.700;
118.10,140.200,34.800,4825.000;
118.20,140.200,34.700,4825.100;
118.30,140.200,34.000,4825.800;
118.40,140.200,33.600,4826.200;
118.50,140.200,33.200,4826.600;
118.60,140.200,33.200,4826.600;
118.70,140.100,33.300,4826.600;
118.80,140.100,33.200,4826.700;
118.90,140.100,32.900,4827.000;
119.00,140.100,32.600,4827.300;
119.10,140.100,32.500,4827.400;
119.20,140.100,32.500,4827.400;
119.30,140.100,32.300,4827.600;
119.40,140.100,32.000,4827.900;
119.50,140.100,31.900,4828.000;
119.60,140.100,31.800,4828.100;
119.70,140.100,31.700,4828.200;
119.80,140.100,31.200,4828.700;
119.90,140.100,30.800,4829.100;
120.00,140.100,30.600,4829.300;
120.10,140.100,30.400,4829.500;
120.20,140.000,30.400,4829.600;
120.30,140.000,29.900,4830.100;
120.40,140.000,29.900,4830.100;
120.50,140.000,29.900,4830.100;
120.60,140.000,29.800,4830.200;
120.70,140.000,29.600,4830.400;
120.80,140.000,29.400,4830.600;
120.90,140.000,29.100,4830.900;
121.00,140.000,28.800,4831.200;
121.10,139.900,28.400,4831.700;
121.20,139.900,28.000,4832.100;
121.30,139.900,27.900,4832.200;
121.40,139.800,27.800,4832.400;
121.50,139.800,27.700,4832.500;
121.60,139.800,27.500,4832.700;
121.70,139.800,27.000,4833.200;
121.80,139.800,27.000,4833.200;
121.90,139.800,26.700,4833.500;
122.00,139.700,26.700,4833.600;
122.10,139.700,26.600,4833.700;
122.20,139.700,26.400,4833.900;
122.30,139.700,26.200,4834.100;
122.40,139.700,25.700,4834.600;
122.50,139.700,25.600,4834.700;
122.60,139.700,25.400,4834.900;
122.70,139.700,25.400,4834.900;
122.80,139.700,25.400,4834.900;
122.90,139.700,25.300,4835.000;
123.00,139.600,25.000,4835.400;
123.10,139.600,24.900,4835.500;
123.20,139.600,24.800,4835.600;
123.30,139.600,24.600,4835.800;
123.40,139.600,24.200,4836.200;
123.50,139.600,24.000,4836.400;
123.60,139.600,23.800,4836.600;
123.70,139.600,23.700,4836.700;
123.80,139.500,23.600,4836.900;
123.90,139.500,23.500,4837.000;
124.00,139.500,23.400,4837.100;
124.10,139.500,22.900,4837.600;
124.20,139.500,22.600,4837.900;
124.30,139.500,22.500,4838.000;
124.40,139.500,22.200,4838.300;
124.50,139.500,22.100,4838.400;
124.60,139.500,22.100,4838.400;
124.70,139.500,21.900,4838.600;
124.80,139.500,21.800,4838.700;
124.90,139.500,21.600,4838.900;
125.00,139.400,21.600,4839.000;
125.10,139.300,21.600,4839.100;
125.20,139.200,21.500,4839.300;
125.30,139.200,21.200,4839.600;
125.40,139.200,21.000,4839.800;
125.50,139.200,20.900,4839.900;
125.60,139.200,20.600,4840.200;
125.70,139.200,20.500,4840.300;
125.80,139.200,20.300,4840.500;
125.90,139.200,20.100,4840.700;
126.00,139.100,20.200,4840.700;
126.10,139.100,20.100,4840.800;
126.20,139.100,20.000,4840.900;
126.30,139.100,20.000,4840.900;
126.40,139.100,19.700,4841.200;
126.50,139.100,19.700,4841.200;
126.60,139.100,19.700,4841.200;
126.70,139.100,19.500,4841.400;
126.80,139.100,19.400,4841.500;
126.90,139.100,19.200,4841.700;
127.00,139.000,19.300,4841.700;
127.10,139.000,19.100,4841.900;
127.20,139.000,19.000,4842.000;
127.30,139.000,18.700,4842.300;
127.40,139.000,18.600,4842.400;
127.50,139.000,18.400,4842.600;
127.60,139.000,18.300,4842.700;
127.70,138.900,18.400,4842.700;
127.80,138.900,18.300,4842.800;
127.90,138.900,18.100,4843.000;
128.00,138.900,17.900,4843.200;
128.10,138.900,17.900,4843.200;
128.20,138.900,17.900,4843.200;
128.30,138.900,17.900,4843.200;
128.40,138.800,17.900,4843.300;
128.50,138.800,17.800,4843.400;
128.60,138.800,17.700,4843.500;
128.70,138.800,17.700,4843.500;
128.80,138.800,17.600,4843.600;
128.90,138.800,17.500,4843.700;
129.00,138.700,17.600,4843.700;
129.10,138.600,17.600,4843.800;
129.20,138.600,17.500,4843.900;
129.30,138.600,17.200,4844.200;
129.40,138.600,17.000,4844.400;
129.50,138.500,17.100,4844.400;
129.60,138.500,17.100,4844.400;
129.70,138.500,17.100,4844.400;
129.80,138.500,17.000,4844.500;
129.90,138.500,17.000,4844.500;
130.00,138.500,17.000,4844.500;
130.10,138.400,17.100,4844.500;
130.20,138.400,16.800,4844.800;
130.30,138.400,16.600,4845.000;
130.40,138.400,16.600,4845.000;
130.50,138.400,16.600,4845.000;
130.60,138.400,16.300,4845.300;
130.70,138.400,16.300,4845.300;
130.80,138.400,16.300,4845.300;
130.90,138.400,16.200,4845.400;
131.00,138.400,16.200,4845.400;
131.10,138.400,16.100,4845.500;
131.20,138.400,15.900,4845.700;
131.30,138.400,15.900,4845.700;
131.40,138.400,15.600,4846.000;
131.50,138.400,15.400,4846.200;
131.60,138.300,15.300,4846.400;
131.70,138.300,15.200,4846.500;
131.80,138.300,15.100,4846.600;
131.90,138.300,15.100,4846.600;
132.00,138.300,15.100,4846.600;
132.10,138.300,14.900,4846.800;
132.20,138.300,14.700,4847.000;
132.30,138.300,14.500,4847.200;
132.40,138.300,14.400,4847.300;
132.50,138.300,14.100,4847.600;
132.60,138.300,14.000,4847.700;
132.70,138.300,14.000,4847.700;
132.80,138.300,13.900,4847.800;
132.90,138.300,13.800,4847.900;
133.00,138.300,13.800,4847.900;
133.10,138.300,13.600,4848.100;
133.20,138.300,13.600,4848.100;
133.30,138.200,13.600,4848.200;
133.40,138.200,13.400,4848.400;
133.50,138.200,13.400,4848.400;
133.60,138.200,13.300,4848.500;
133.70,138.200,13.200,4848.600;
133.80,138.200,13.200,4848.600;
133.90,138.200,13.200,4848.600;
134.00,138.200,13.200,4848.600;
134.10,138.200,13.200,4848.600;
134.20,138.200,13.000,4848.800;
134.30,138.200,13.000,4848.800;
134.40,138.200,12.900,4848.900;
134.50,138.200,12.700,4849.100;
134.60,138.200,12.500,4849.300;
134.70,138.200,12.400,4849.400;
134.80,138.200,12.300,4849.500;
134.90,138.200,12.200,4849.600;
135.00,138.100,12.000,4849.900;
135.10,138.100,12.000,4849.900;
135.20,138.100,11.800,4850.100;
135.30,138.100,11.600,4850.300;
135.40,138.100,11.200,4850.700;
135.50,138.100,11.000,4850.900;
135.60,138.100,10.800,4851.100;
135.70,138.100,10.700,4851.200;
135.80,138.100,10.500,4851.400;
135.90,138.100,10.500,4851.400;
136.00,138.100,10.400,4851.500;
136.10,138.100,10.200,4851.700;
136.20,138.000,10.300,4851.700;
136.30,138.000,10.200,4851.800;
136.40,138.000,10.200,4851.800;
136.50,138.000,10.000,4852.000;
136.60,138.000,10.000,4852.000;
136.70,138.000,9.800,4852.200;
136.80,138.000,9.800,4852.200;
136.90,138.000,9.800,4852.200;
137.00,138.000,9.800,4852.200;
137.10,138.000,9.600,4852.400;
137.20,138.000,9.600,4852.400;
137.30,138.000,9.600,4852.400;
137.40,138.000,9.600,4852.400;
137.50,138.000,9.500,4852.500;
137.60,138.000,9.500,4852.500;
137.70,138.000,9.500,4852.500;
137.80,138.000,9.400,4852.600;
137.90,138.000,9.300,4852.700;
138.00,138.000,9.300,4852.700;
138.10,138.000,9.200,4852.800;
138.20,138.000,9.100,4852.900;
138.30,137.900,9.100,4853.000;
138.40,137.900,9.000,4853.100;
138.50,137.900,8.900,4853.200;
138.60,137.900,8.700,4853.400;
138.70,137.900,8.600,4853.500;
138.80,137.900,8.600,4853.500;
138.90,137.900,8.500,4853.600;
139.00,137.900,8.500,4853.600;
139.10,137.900,8.500,4853.600;
139.20,137.900,8.500,4853.600;
139.30,137.900,8.400,4853.700;
139.40,137.900,8.400,4853.700;
139.50,137.900,8.400,4853.700;
139.60,137.900,8.400,4853.700;
139.70,137.900,8.300,4853.800;
139.80,137.900,8.300,4853.800;
139.90,137.900,8.300,4853.800;
140.00,137.900,8.200,4853.900;
140.10,137.900,8.200,4853.900;
140.20,137.800,8.300,4853.900;
140.30,137.800,8.000,4854.200;
140.40,137.700,8.100,4854.200;
140.50,137.700,8.000,4854.300;
140.60,137.700,8.000,4854.300;
140.70,137.700,8.000,4854.300;
140.80,137.700,8.000,4854.300;
140.90,137.700,7.900,4854.400;
141.00,137.700,7.900,4854.400;
141.10,137.700,7.800,4854.500;
141.20,137.700,7.500,4854.800;
141.30,137.700,7.400,4854.900;
141.40,137.700,7.400,4854.900;
141.50,137.700,7.400,4854.900;
141.60,137.700,7.400,4854.900;
141.70,137.700,7.300,4855.000;
141.80,137.700,7.300,4855.000;
141.90,137.700,7.200,4855.100;
142.00,137.700,7.100,4855.200;
142.10,137.700,7.000,4855.300;
142.20,137.700,7.000,4855.300;
142.30,137.700,6.900,4855.400;
142.40,137.700,6.900,4855.400;
142.50,137.700,6.900,4855.400;
142.60,137.700,6.900,4855.400;
142.70,137.700,6.900,4855.400;
142.80,137.700,6.800,4855.500;
142.90,137.700,6.800,4855.500;
143.00,137.700,6.800,4855.500;
143.10,137.700,6.800,4855.500;
143.20,137.700,6.800,4855.500;
143.30,137.700,6.700,4855.600;
143.40,137.700,6.700,4855.600;
143.50,137.700,6.600,4855.700;
143.60,137.700,6.500,4855.800;
143.70,137.700,6.400,4855.900;
143.80,137.700,6.300,4856.000;
143.90,137.700,6.300,4856.000;
144.00,137.700,6.200,4856.100;
144.10,137.700,6.000,4856.300;
144.20,137.700,6.000,4856.300;
144.30,137.700,6.000,4856.300;
144.40,137.700,6.000,4856.300;
144.50,137.600,6.100,4856.300;
144.60,137.600,6.100,4856.300;
144.70,137.600,6.100,4856.300;
144.80,137.600,6.100,4856.300;
144.90,137.600,5.900,4856.500;
145.00,137.600,5.900,4856.500;
145.10,137.600,5.800,4856.600;
145.20,137.600,5.800,4856.600;
145.30,137.600,5.800,4856.600;
145.40,137.600,5.700,4856.700;
145.50,137.600,5.600,4856.800;
145.60,137.600,5.400,4857.000;
145.70,137.600,5.400,4857.000;
145.80,137.600,5.400,4857.000;
145.90,137.600,5.400,4857.000;
146.00,137.600,5.400,4857.000;
146.10,137.600,5.300,4857.100;
146.20,137.600,5.300,4857.100;
146.30,137.600,5.300,4857.100;
146.40,137.600,5.300,4857.100;
146.50,137.600,5.200,4857.200;
146.60,137.600,5.200,4857.200;
146.70,137.600,5.200,4857.200;
146.80,137.600,5.200,4857.200;
146.90,137.600,5.200,4857.200;
147.00,137.600,5.200,4857.200;
147.10,137.500,5.300,4857.200;
147.20,137.500,5.200,4857.300;
147.30,137.500,5.100,4857.400;
147.40,137.500,5.000,4857.500;
147.50,137.500,4.800,4857.700;
147.60,137.500,4.800,4857.700;
147.70,137.500,4.700,4857.800;
147.80,137.500,4.700,4857.800;
147.90,137.500,4.700,4857.800;
148.00,137.500,4.500,4858.000;
148.10,137.500,4.500,4858.000;
148.20,137.500,4.400,4858.100;
148.30,137.500,4.400,4858.100;
148.40,137.500,4.300,4858.200;
148.50,137.500,4.300,4858.200;
148.60,137.500,4.300,4858.200;
148.70,137.500,4.200,4858.300;
148.80,137.500,4.200,4858.300;
148.90,137.500,4.200,4858.300;
149.00,137.500,4.200,4858.300;
149.10,137.500,4.100,4858.400;
149.20,137.500,4.100,4858.400;
149.30,137.500,4.100,4858.400;
149.40,137.500,4.000,4858.500;
149.50,137.500,4.000,4858.500;
149.60,137.500,4.000,4858.500;
149.70,137.500,3.900,4858.600;
149.80,137.500,3.900,4858.600;
149.90,137.500,3.900,4858.600;
150.00,137.500,3.800,4858.700;
];
time = dynamics (:, 1);
susceptible = dynamics (:, 2);
infected = dynamics (:, 3);
recovered = dynamics (:, 4);
totalPopulation = susceptible(1) + infected(1) + recovered(1);
susceptibleRatio = susceptible ./ totalPopulation;
infectedRatio = infected ./ totalPopulation;
recoveredRatio = recovered ./ totalPopulation;
steps = length (time);
indices = 0 : steps - 1;
replications = 10;
figure
plot (indices, susceptibleRatio.', 'color', 'blue', 'linewidth', 2);
hold on
plot (indices, infectedRatio.', 'color', 'red', 'linewidth', 2);
hold on
plot (indices, recoveredRatio.', 'color', 'green', 'linewidth', 2);
set(gca,'YTick',0:0.05:1.0);
set(gca,'XTick', indices(1:100:end), 'xticklabel', time(1:100:end));
xlabel ('Time');
ylabel ('Population Ratio');
legend('Susceptible','Infected', 'Recovered');
%titleStr = sprintf('SIR Dynamics of %i agents, with 0.10 dt, %i steps, 10 replications', totalPopulation, steps)
%title (titleStr);
